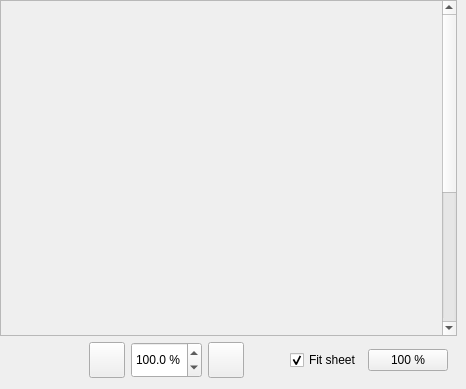
    <widget class="QWidget" name="widget32" native="true">
     <property name="sizePolicy">
      <sizepolicy hsizetype="MinimumExpanding" vsizetype="Expanding">
       <horstretch>0</horstretch>
       <verstretch>0</verstretch>
      </sizepolicy>
     </property>
     <layout class="QVBoxLayout" name="verticalLayout_7">
      <property name="leftMargin">
       <number>0</number>
      </property>
      <property name="topMargin">
       <number>0</number>
      </property>
      <property name="rightMargin">
       <number>9</number>
      </property>
      <item>
       <widget class="QScrollArea" name="scrollArea">
        <property name="sizePolicy">
         <sizepolicy hsizetype="Expanding" vsizetype="Expanding">
          <horstretch>0</horstretch>
          <verstretch>0</verstretch>
         </sizepolicy>
        </property>
        <property name="sizeAdjustPolicy">
         <enum>QAbstractScrollArea::AdjustIgnored</enum>
        </property>
        <property name="widgetResizable">
         <bool>false</bool>
        </property>
        <property name="alignment">
         <set>Qt::AlignCenter</set>
        </property>
        <widget class="QWidget" name="scrollAreaWidgetContents_2">
         <property name="geometry">
          <rect>
           <x>66</x>
           <y>131</y>
           <width>372</width>
           <height>577</height>
          </rect>
         </property>
        </widget>
       </widget>
      </item>
      <item>
       <widget class="QWidget" name="widget64" native="true">
        <layout class="QHBoxLayout" name="horizontalLayout_5">
         <property name="topMargin">
          <number>0</number>
         </property>
         <property name="bottomMargin">
          <number>0</number>
         </property>
         <item>
          <spacer name="horizontalSpacer_9">
           <property name="orientation">
            <enum>Qt::Horizontal</enum>
           </property>
           <property name="sizeHint" stdset="0">
            <size>
             <width>40</width>
             <height>20</height>
            </size>
           </property>
          </spacer>
         </item>
         <item>
          <spacer name="horizontalSpacer_11">
           <property name="orientation">
            <enum>Qt::Horizontal</enum>
           </property>
           <property name="sizeHint" stdset="0">
            <size>
             <width>40</width>
             <height>20</height>
            </size>
           </property>
          </spacer>
         </item>
         <item>
          <widget class="QPushButton" name="zoomIn">
           <property name="minimumSize">
            <size>
             <width>36</width>
             <height>36</height>
            </size>
           </property>
           <property name="maximumSize">
            <size>
             <width>36</width>
             <height>36</height>
            </size>
           </property>
           <property name="text">
            <string/>
           </property>
           <property name="icon">
            <iconset resource="../ressources.qrc">
             <normaloff>:/icons/zoom-in-icon.png</normaloff>:/icons/zoom-in-icon.png</iconset>
           </property>
           <property name="iconSize">
            <size>
             <width>24</width>
             <height>24</height>
            </size>
           </property>
          </widget>
         </item>
         <item>
          <widget class="QDoubleSpinBox" name="zoomPercentage">
           <property name="minimumSize">
            <size>
             <width>0</width>
             <height>36</height>
            </size>
           </property>
           <property name="maximumSize">
            <size>
             <width>16777215</width>
             <height>36</height>
            </size>
           </property>
           <property name="prefix">
            <string/>
           </property>
           <property name="suffix">
            <string> %</string>
           </property>
           <property name="decimals">
            <number>1</number>
           </property>
           <property name="minimum">
            <double>20.000000000000000</double>
           </property>
           <property name="maximum">
            <double>500.000000000000000</double>
           </property>
           <property name="value">
            <double>100.000000000000000</double>
           </property>
          </widget>
         </item>
         <item>
          <widget class="QPushButton" name="zoomOut">
           <property name="minimumSize">
            <size>
             <width>36</width>
             <height>36</height>
            </size>
           </property>
           <property name="maximumSize">
            <size>
             <width>36</width>
             <height>36</height>
            </size>
           </property>
           <property name="text">
            <string/>
           </property>
           <property name="icon">
            <iconset resource="../ressources.qrc">
             <normaloff>:/icons/zoom-out-icon.png</normaloff>:/icons/zoom-out-icon.png</iconset>
           </property>
           <property name="iconSize">
            <size>
             <width>24</width>
             <height>24</height>
            </size>
           </property>
          </widget>
         </item>
         <item>
          <spacer name="horizontalSpacer_10">
           <property name="orientation">
            <enum>Qt::Horizontal</enum>
           </property>
           <property name="sizeHint" stdset="0">
            <size>
             <width>40</width>
             <height>20</height>
            </size>
           </property>
          </spacer>
         </item>
         <item>
          <widget class="QCheckBox" name="fitSheet">
           <property name="autoFillBackground">
            <bool>false</bool>
           </property>
           <property name="text">
            <string>Fit sheet</string>
           </property>
           <property name="checked">
            <bool>true</bool>
           </property>
          </widget>
         </item>
         <item>
          <widget class="QPushButton" name="hundredPercent">
           <property name="text">
            <string>100 %</string>
           </property>
          </widget>
         </item>
        </layout>
       </widget>
      </item>
     </layout>
    </widget>
